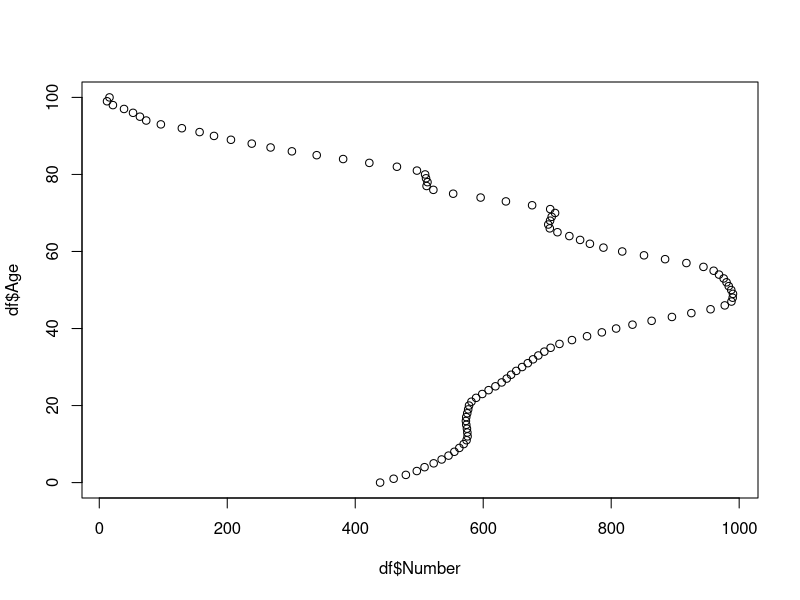

Here is the R script that generated this plot: (Note: this script raises an error after producing the figure.)
#require(tidyverse)
require(readr)
require(ggplot2)
require(igraph)
require(readxl)
#library(lattice)
require(reshape2)
require(magrittr)
require(purrr)
require(dplyr)
require(compiler)


genNet <- function(N=N, age=age, n.try=100) {
  require(igraph) # TODO: add check points for invalid inputs
  if (N < 100) warning("Considering increase N!")
  # Utils functions -------------------------------------------------------
  `%notin%` <- function(x, y) is.na(match(x, y, nomatch=NA_integer_))
  # pick age to make contacts according the prob. from contact matrix
  pickAge <- function(x) sample(Mnmr, ncont[x], 1, M[, Grp[x]])
  # pick id that is free and in respected age groups
  pickId <- function(x) {
    pool <- freeI[freeI %in% which(Grp==apick[x])]
    if (length(pool)==1) return(pool)
    else return(sample(pool, npick[x]))
  }
  makeLinks <- function(i, j) c(sapply(j, function(x) c(i, x)))
  # templates and storages ------------------------------------------------
  g <- make_empty_graph(n = N, directed = FALSE)
  freeI <- which(ncont > 0) # some might have no contact
  # Main loop -------------------------------------------------------------
  for (i in 1:N) {
    cat('\r', "Node:", i); flush.console()
    if (ncont[i] == 0) next # am I free?
    freeI <- freeI[freeI %notin% i] # exclude myself: no loop back
    # Check if enough peoples to contact ----------------------------------
    freeA <- rle(sort(Grp[freeI])) #freenodes by age-grp
    afree <- freeA$values  # age-grp that have freenodes
    nfree <- freeA$lengths  # of freenodes by ages
    isEnough <- noWay <- FALSE
    i.try    <- 0  # trying to find enough matched age partners
    while(!isEnough) {
      i.try <- i.try + 1
      if ( i.try > n.try ) isEnough <- noWay <- TRUE # force stop
      conti <- rle(sort(pickAge(i)))  # pick age of my contacts
      npick <- conti$lengths  # of contact by ages
      apick <- conti$values  # age-grp to pick
      if (!all(apick %in% afree)) next  # if no free age, try again
      ok <- sapply(seq_along(npick), function(x) npick[x] <= nfree[which(afree==apick[x])]) # if there are, check number enough?
      if (all(ok)) isEnough <- TRUE
    }
    if (noWay) next  # leave this guy alone
    pickedId <- unlist(sapply(seq_along(npick), function(x) pickId(x)))
    if (any(which(ncont==0) %in% pickedId) ) break
    g <- add_edges(g, makeLinks(i, pickedId) ) # add weights here if needed
    ncont[i] <- 0  # update me, no more friend
    ncont[pickedId] <- ncont[pickedId] - 1  # update friends
    freeI <- which(ncont > 0) # update free id
  }
  g <- set_vertex_attr(g, 'age', value=age)
  return(list(g=g, age=age))
}
genNet <- compiler::cmpfun(genNet)
plotNet <- function(g, vs=log(degree(g)+2)*2, vc=vertex_attr(g, "age"), ly=layout_with_fr, ...) plot(g, vertex.size=vs, vertex.label=NA, edge.arrow.mode=0, layout=ly, vertex.color=vc, edge.color="gray90",...) 
plotNet2 <- function(g, vs=log(degree(g)+2)*2, vc=vertex_attr(g, "age"),  ...) plot(g, vertex.size=vs, vertex.label=NA, edge.arrow.mode=0, vertex.color="#00AFBB", edge.color="gray90",...) 
###############################

df <- read_excel("data/Italy_ages_raw.xlsx")

plot(x=df$Number, y=df$Age)

abreaks<-c(0,19,51,69,103)
la1 <- c(paste(c(0,19,51),c(18,50,70),sep = "-"),paste(70,"+",  sep = ""))
la1

df$AgeGroup <- cut(df$Age, breaks = abreaks,labels=la1, right = FALSE)
agegrp_sum <- aggregate(df$Number, by=list(Category=df$AgeGroup), FUN=sum)
colnames(agegrp_sum)<-c("grps","freq")
agegrp_sum$agegrp_perc<- 100*(agegrp_sum$freq/sum(agegrp_sum$freq))
#plot(agegrp_sum$grps,agegrp_sum$freq)

#barchart(freq~grps,agegrp_sum, xlab="Age group", ylab="Count")
######
# pdf("m5.pdf")
# p<-ggplot(data=agegrp_sum, aes(x=grps, y=freq)) +
#   geom_bar(stat="identity", fill="steelblue") +
#   labs(title="Age distribution", 
#        x="Age group", y = "Count") +
#   theme_classic()
# print(p)
# dev.off()
# # Horizontal bar plot
# #p + coord_flip()
# 
# ################################################
# ############ GROUPING ASPECT ###################
# 
part2 <- read_excel("data/part2.xlsx", col_types = c("numeric","numeric"))
cdata  <- read_excel("data/contacts_data.xlsx", 
                     col_types = c("numeric", "numeric", "numeric", 
                                   "numeric", "numeric","text"))
mydata = c()
for (i in part2$part_id){
  mydata$dist[i]= length(which(cdata$part_id==i))
  mydata$pp[i] = i
}
datdf = data.frame(na.omit(mydata$dist),na.omit(mydata$pp))

part2$part_nocont = datdf$na.omit.mydata.dist.
part2$pt_grp <- cut(part2$part_age, breaks = abreaks,labels=la1, right = FALSE)
part_grp = as.data.frame(table(part2$pt_grp))


lli=lapply(seq_along(part2$part_age), function(i)rep(part2$part_age[i], part2$part_nocont[i]))
cdata$p_ages = unlist(lli)
cdata$ages_con = NA
for (i in 1:length(cdata$cnt_age_exact)){
  if (is.na(cdata$cnt_age_exact[i])==FALSE){
    cdata$ages_con[i] <- cdata$cnt_age_exact[i]}
  else {cdata$ages_con[i] <- cdata$cnt_age_est_max[i]}
  # else {cdata$ages_con[i] <- sample(seq(cdata$cnt_age_est_min[i],cdata$cnt_age_est_max[i]),1)}
}
# 
# 
cdata$cnt_grp <- cut(cdata$ages_con, breaks = abreaks,labels=la1, right = FALSE)
c_grp = as.data.frame(table(cdata$ages_con))
c_grp$ct_grp <- cut(as.numeric(c_grp$Var1), breaks = abreaks,labels=la1, right = FALSE)
c_sum <- aggregate(c_grp$Freq, by=list(Category=c_grp$ct_grp), FUN=sum)
cdata$c_grp_pro=ave(cdata$ages_con,cdata$cnt_grp)
# 
# #
cdata$pt_grp <- cut(cdata$p_ages, breaks = abreaks,labels=la1, right = FALSE)
# p_grp = as.data.frame(table(cdata$p_ages))
# p_grp$p_grp <- cut(as.numeric(p_grp$Var1), breaks = abreaks,labels=la1, right = FALSE)
# p_sum <- aggregate(p_grp$Freq, by=list(Category=p_grp$p_grp), FUN=sum)
# cdata$p_prob <- cdata$p_ages/length(cdata$p_ages)
# cdata$p_grp_pro=ave(cdata$p_ages,cdata$pt_grp)
# p_sum$perc_ita = c(1.6,27,34.2,37.2)
# #
# part2$part_pro = part2$part_nocont/length(part2$part_nocont)
# #
# c_time = as.data.frame(table(cdata$duration_multi))
# p_time <- aggregate(p_grp$Freq, by=list(Category=p_grp$p_), FUN=sum)
# 
# #
mx <- with(cdata, table(participants=cdata$pt_grp,contacts=cdata$cnt_grp))
# t(mx)
# 
# mtmx = melt(mx)
# mtmx$nval = mtmx$value/sum(c_sum$x)
# # 
# # pdf("m6.pdf")
# # pcplot = ggplot(mtmx, aes(participants,contacts, fill=nval)) + 
# #   geom_raster()+
# #   scale_fill_gradient(low="#F3F8FB", high="dodgerblue") +
# #   guides(fill = guide_legend(title = ""))
# # print(pcplot)
# # dev.off()
# ##################################################
# # cases_Italy <- read_excel("data/cases_Italy.xlsx", 
# #                           col_types = c("text", "numeric"))
# # summary(cases_Italy$Number)
# 
# ######################################
# 
# a_sum <- as.data.frame(table(part2$part_nocont))
# a_sum$prob <- 100*a_sum$Freq/sum(a_sum$Freq)
# 
# pdf("m7.pdf")
# PL<-ggplot(data=a_sum[1:50,], aes(x=Var1, y=Freq)) +
#   geom_bar(stat="identity", fill="steelblue") +
#   labs(title="Contact distribution", 
#        x="Number of contacts", y = "Frequency") +
#   scale_x_discrete(breaks=c("10","20","30","40","50"),
#                    labels=c("10","20","30","40","50"))+
#   theme_classic()
# print(PL)
# dev.off()

###############
N    <- 1000

seed <- 123

orderBy <- function(.data,index,...) as.data.frame(.data[order(.data[, index],...), ])

## Steps

#Assign age: depends on the target population age distribution

SR1     <- dget("./data/Italy_age_distn.txt")  # Italy population by age
if (!is.null(seed)) set.seed(seed)
age           <- sample(SR1$age, N, TRUE, SR1$prob)

#Assign contacts: depends on both target age and POLYMOD data
agecont      <- orderBy(dget("./data/POLYMODtab1"), 1) # POLYMOD Tab.1
agecont$rk   <- rank(agecont$age)  # Rank age-group by contact
# POLYMODbreak <- c(0,4,9,14,19,29,39,49,59,69,100) 
abreaks<-c(0,19,51,69,103)
POLYMODbreak <- abreaks 
ageGrp1 <- cut(age, breaks=POLYMODbreak, include.lowest=1)
ageGrp <- as.numeric(ageGrp1) # mapping age to ageGrp
agerk  <- sapply(ageGrp, function(x) agecont$rk[x==agecont$nmr])
age    <- rev(orderBy(cbind(age, agerk), 2)[, 1]) # large to small

#Sampling from contact distribution

distCont <- dget("data/distCont")

#distCont <- a_sum
ncont    <- sort(sample(distCont$freq, N, 1, distCont$prob), TRUE)

#Load contact matrix (as probability) POLYMOD data: averaging all countries

M <- mx  # image(M)
Mbrk <- abreaks
Mnmr <- 1:4
Grp  <- as.numeric(cut(age, breaks=Mbrk, include.lowest=1))

## Run

#source("gennet.R")
gr <- genNet(N, age)
# 
# pdf("CCm1.pdf")
# netp = plotNet(gr$g)
# print(netp)
# dev.off()

# 
# qqplot(degree(gr$g), ncont, main="QQ Plot", ylab="Target contact distribution")
# qqplot(age, vertex_attr(gr$g, "age"), main="QQ Plot", ylab="Target age distribution")
########################################

intdyn = function(v1,ti){ #v1 here is the newly infected node
  l=ageGrp[v1]
  G1list <- list(G)
  ct= 1
  i= ti
  if (l==1&i<=5){
    #print("old no symp")
    V(G)[v1]$color = "orange"
    V(G)[v1]$state = "NS"
    ct <- ct + 1
    G1list[[ct]] <- G
  }
  else if (l==1&(i>5&i<=8)){
    #print("old sev symp")
    V(G)[v1]$color = "magenta"
    V(G)[v1]$state = "SS"
    ct <- ct + 1
    G1list[[ct]] <- G
  }
  else if (l==1&(i>8&i<=21)){
    #print("old ICU")
    V(G)[v1]$color ="cyan"
    V(G)[v1]$state = "ICU"
    ct <- ct + 1
    G1list[[ct]] <- G
  }
  else if (l==1&i>21){
    #print("old immune/dead")
    V(G)[v1]$color = "green"
    V(G)[v1]$state = "RM"
    ct <- ct + 1
    G1list[[ct]] <- G
  }
  else if (l==2&i<=5){
    #print("young no symp")
    V(G)[v1]$color = "orange"
    V(G)[v1]$state = "NS"
    ct <- ct + 1
    G1list[[ct]] <- G
  }
  else if (l==2&(i>5&i<=9)){
    #print("young sev symp")
    V(G)[v1]$color = "magenta"
    V(G)[v1]$state = "SS"
    ct <- ct + 1
    G1list[[ct]] <- G
  }
  else if (l==2&(i>9&i<=20)){
    #print("young hosp")
    V(G)[v1]$color ="pink"
    V(G)[v1]$state = "HP"
    ct <- ct + 1
    G1list[[ct]] <- G
  }
  else if (l==2&i>20){
    #print("young immune")
    V(G)[v1]$color = "green"
    V(G)[v1]$state = "RM"
    ct <- ct + 1
    G1list[[ct]] <- G
  }
  else if (l==3&i<=5){
    #print("mid-55% no symp")
    V(G)[v1]$color = "orange"
    V(G)[v1]$state = "NS"
    ct <- ct + 1
    G1list[[ct]] <- G
  }
  else if (l==3&(i>5&i<=10)){
    #print("mid-55% mild symp")
    V(G)[v1]$color = "magenta"
    V(G)[v1]$state = "MS"
    ct <- ct + 1
    G1list[[ct]] <- G
  }
  else if (l==3&(i>10)){
    #print("mid-55% immune")
    V(G)[v1]$color ="green"
    V(G)[v1]$state = "RM"
    ct <- ct + 1
    G1list[[ct]] <- G
  }
  else if (l==4&i<=5){
    #print("no symp-class no symp")
    V(G)[v1]$color = "orange"
    V(G)[v1]$state = "NS"
    ct <- ct + 1
    G1list[[ct]] <- G
  }
  else if (l==4&i>5){
    #print("no symp-class immune")
    V(G)[v1]$color = "green"
    V(G)[v1]$state = "RM"
    ct <- ct + 1
    G1list[[ct]] <- G
  }
  
  return(V(G)[v1]$state)
}

#intdyn <- cmpfun(intdyn1)


gfunct <- function(G){
  G$AdjList = get.adjlist(G,mode="out")
  totpop = length(V(G))
  vin = sample(totpop-1,1) # pick a random node
  V(G)$nod = V(G)
  sdf=data.frame(DC=centr_degree(G)$res,DC_r=rank(-centr_degree(G)$res,ties.method = "first"),
                 CC=centr_clo(G)$res,CC_r=rank(-centr_clo(G)$res,ties.method = "first"),
                 BC=centr_betw(G)$res,BC_r=rank(centr_betw(G)$res,ties.method = "first"),
                 node=V(G)$nod, age= gr$age)
  ### vaccinate 10 nodes with highest degree centrality (hubs)
  vacgroup = unlist(sdf[sdf$CC_r<11,7])
  
  V(G)$state = "S"
  V(G)$duration = 0
  V(G)$num = 1
  V(G)[vin]$state = "NS"
  V(G)[vin]$duration = 1
  V(G)[vin]$num = 3
  V(G)[vacgroup]$state = "RM"
  #V(G)[vacgroup]$num = 0
  V(G)[vacgroup]$duration = 50
  # 
  NS = c()
  SS = c()
  MS = c()
  HP = c()
  ICU = c()
  RM = c()
  SU = c()
  VAC = c()
  timing = 120
  mglist = list(G)
  infcount = list()
  tcount = 0
  m_inf = vin
  all_inf = NULL
  tog = c()
  to = c()
  p = NULL
  #p = 0.15
  Time = 1:length(seq(1,timing,1))
  for (time in Time){
    new_inf = NULL
    for (n in m_inf){
      daily_contacts <- G$AdjList[[n]]
      if(n %in% vacgroup==TRUE){
        # p = 0
        new_state = "S"
        #new_inf = c(new_inf,nb)
        # break
      } else{
        p = 0.15
        new_state =  sample(c("S","NS"),1,prob = c(p,1-p))}
      for (nb in daily_contacts){
        if (V(G)[nb]$state == "S" & new_state == "NS"){
          V(G)[nb]$num = 2
          new_inf = c(new_inf,nb)
        }
      }
    }
    m_inf = new_inf
    to = c(to,new_inf)
    tog = c(vin,to)
    V(G)[tog]$duration = V(G)[tog]$duration + 1
    # for (ji in tog) {
    #V(G)[tog]$state = intdyn(tog,V(G)[tog]$duration)
    #}
    V(G)[tog]$state=lapply(tog, function(x) intdyn(x,V(G)[x]$duration))
    
    tcount <- tcount + 1
    SU[tcount] = length(which(V(G)$state == "S")) 
    NS[tcount] = length(which(V(G)$state == "NS")) #no. of  in population
    SS[tcount] = length(which(V(G)$state == "SS")) #no. of  in population
    RM[tcount] = length(which(V(G)$state == "RM")) #no. of  in population
    ICU[tcount] = length(which(V(G)$state == "ICU"))
    HP[tcount] = length(which(V(G)$state == "HP"))
    MS[tcount] = length(which(V(G)$state == "MS"))
    VAC[tcount] = length(which(V(G)$state == "vac"))
    
    mglist[[tcount]] = G
    
    #infcount[[tcount]] = new_inf
  }
  
  ############ R0
  GAge <- gr$age
  dfGAg <- data.frame(cut(GAge, breaks = abreaks,labels=la1, right = FALSE))
  colnames(dfGAg) <-"agegrps"
  VAge = GAge[vin]
  VAg = which(la1==dfGAg$agegrps[vin])
  Glist = mglist
  
  R0net <- function(net = gr$g, All=FALSE) {
    n  <- igraph::delete.vertices(net, which(V(tail(Glist,1)[[1]])$state=="S"))
    n  <- igraph::as.directed(n, mode = c("arbitrary"))
    dg <- igraph::degree(n,  mode='out')
    if (All==TRUE) r0 <- dg
    else r0 <- mean(dg)
    return(list(r0,n))
  }
  
  fro = R0net(G)
  
  return(list(SU=SU,NS=NS,SS=SS,RM=RM,ICU=ICU,HP=HP,MS=MS,Time=Time,R0 = fro[[1]],VAge = VAge,vin = vin))
}

gfunct <- compiler::cmpfun(gfunct)

G <- gr$g #sample_gnp(1000, 1/1000)

system.time(gfunct(G))

glist = gfunct(G)
glist
# 
df=data.frame(glist$SU,glist$NS,glist$SS,glist$RM,glist$ICU,glist$HP,glist$MS,glist$Time)
colnames(df)<- c("SU","NS","SS","RM","ICU","HP","MS","Time")
mdf2 = melt(df, id.vars = "Time")
colnames(mdf2)<- c("Time","State","Population")
# 
pdf("CCm2.pdf")
gpl = ggplot(mdf2, aes(Time,Population, color=State)) +
  geom_line() +
  theme_bw()+
  theme(axis.text=element_text(size=20),
        axis.title=element_text(size=20))
print(gpl)
dev.off()
# # 
# # #############################3
rep = replicate(10,gfunct(G))
reps = rep[1:8,]

#
# write.table(rep,"data1.csv")
#
myplot <- function(data){
  ggplot(data, aes(Time,Population, color=variable)) +
    geom_line() +
    theme_bw()+
    theme(axis.text=element_text(size=20),
          axis.title=element_text(size=20))
}
# #
lo = c()
lo2 = c()
lo3 = c()
lo4 = list()
tml=list()
mtl4 = list()
mlti = list()
plot_list = list()
qp = list()
for (ik in 1:ncol(reps)) {
  lo = list(reps[,ik])
  #print(lo)
  lo2 <- map(lo,~data.frame(.))
  lo3 <-map_df(lo2,~mutate_all(.,as.numeric))
  lo4 <-as_tibble(lo3)
  tml[ik] = list(lo4)
  mtl4 = melt(tml[ik], id.vars = "Time")
  colnames(mtl4)<- c("Time","variable","Population")
  mlti[ik] = list(mtl4)
  #p <- myplot(mlti,1)
  #plot_list[[ik]] = p
  p <- myplot(mlti[[1]])
  qp[[ik]] = geom_line(mlti[[ik]], mapping=aes(Time,Population, color=variable))
  np = p + qp
  #print(np)
}
pdf("CCnpil.pdf")
print(np)
dev.off()
# # for (i in 1:length(seq(1,ncol(reps),1))) {
# #   file_name = paste("m9_", i, ".tiff", sep="")
# #   tiff(file_name)
# #   print(plot_list[[i]])
# #   dev.off()
# # }
#
# # # Another option: create pdf where each page is a separate plot.
# # pdf("m3.pdf")
# # for (i in 1:length(seq(1,ncol(reps),1))) {
# #   print(plot_list[[i]])
# # }
# # dev.off()
#
# #
# R0table = rep[9 :11,]
# nr0 = data.frame(c(unlist(R0table[1,])),c(unlist(R0table[2,])))
# colnames(nr0) = c("val","age")
# nr0df = as.data.frame(nr0)
# nr0df$grp <- cut(nr0df$ag, breaks = abreaks,labels=la1, right = FALSE)
#
# #
# # nr0df2 = nr0df[order(nr0df$ag,nr0df$val),]
# # plot(nr0df2$ag,nr0df2$val)
#
# dfr = data.frame(c(la1),c(tapply(nr0df$val, nr0df$grp, max)))
# dfr
# colnames(dfr)<- c("grp","val")
#
# pdf("CCmr0.pdf")
# R0plot <- ggplot(data=dfr, aes(x=grp, y=val)) +
#   geom_bar(stat="identity", fill="steelblue") +
#   labs(x="Age group", y = bquote(R[0]))+
#   theme_classic()+
#   theme(axis.text=element_text(size=20),
#         axis.title=element_text(size=20))
# print(R0plot)
# dev.off()
# #################################################

